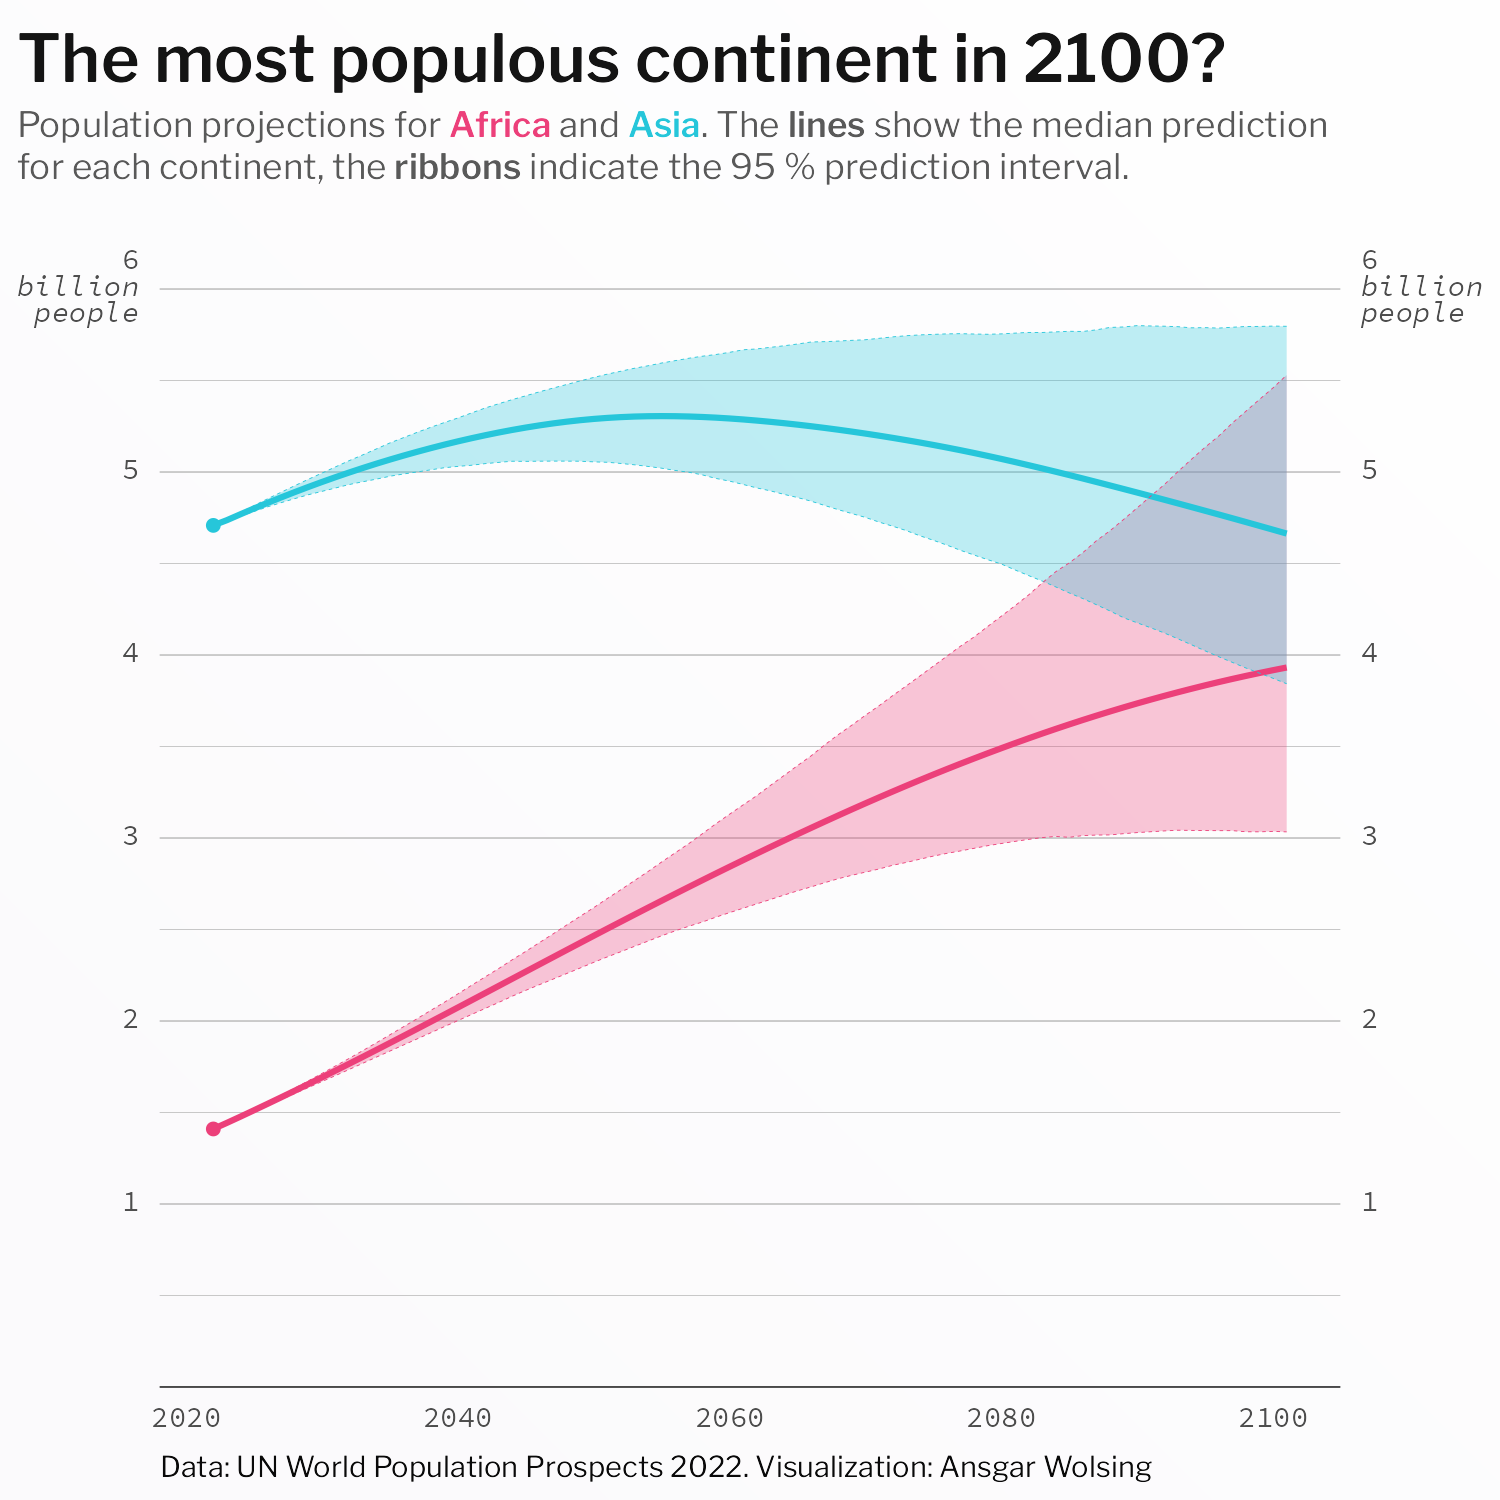

Recreate this plot in R.
library(tidyverse)
library(ggtext)
library(here)

base_path <- here("2024", "25")

#' Source: UN, World Population Prospects
#' Download file from https://population.un.org/wpp/Download/Standard/CSV/
#' Descriptions of the projection variants: 
#' https://population.un.org/wpp/DefinitionOfProjectionScenarios/
url <- "https://population.un.org/wpp/Download/Files/1_Indicators%20(Standard)/CSV_FILES/WPP2022_Demographic_Indicators_OtherVariants.zip"
local_zipfile <- here(base_path, "WPP2022_Demographic_Indicators_OtherVariants.zip")
local_file <- gsub("\\.zip", ".csv", local_zipfile)
download.file(url, local_zipfile, mode = "wb")
unzip(local_zipfile, exdir = base_path)
list.files(base_path)

df <- read_csv(local_file)

table(df$LocTypeName)
unique(df$Variant)

df_prep <- df |> 
  filter(LocTypeName == "Geographic region") |> 
  # Select first and latest year
  filter(Time == min(Time) | Time == max(Time)) |> 
  select(Time, Location, Variant, population = TPopulation1Jan)


# Example for variants for Africa
df_prep |> 
  filter(Location == "Africa", Time == max(Time)) |> 
  arrange(population)
  

selected_variants <- c("Median PI", "Upper 95 PI", "Lower 95 PI")

df_prep |> 
  filter(Variant %in% selected_variants) |> 
  # filter(Variant == "Median PI") |> 
  ggplot(aes(factor(Time), population, group = paste(Variant, Location))) +
  geom_line(aes(color = Location))



# Custom theme
colors <- c("#FBFAFC", "#FFFFFF")
gradient_fill <- grid::linearGradient(colors, group = FALSE)
theme_set(
  theme_minimal(base_family = "Libre Franklin") +
    theme(
      plot.background = element_rect(color = gradient_fill, fill = gradient_fill),
      text = element_text(color = "#090909"),
      axis.title = element_text(size = 8),
      axis.text = element_markdown(family = "Source Code Pro", size = 7),
      # axis.text.y = element_blank(),
      axis.line.x = element_line(linewidth = 0.15),
      plot.title = element_markdown(
        color = "grey8", lineheight = 1.2,
        family = "Libre Franklin SemiBold", hjust = 0, size = 16,
        margin = margin(t = 4, b = 4)),
      plot.title.position = "plot",
      plot.subtitle = element_textbox(
        hjust = 0, color = "grey35", size = 8.5, width = 0.9, lineheight = 1.2,
        margin = margin(b = 8)),
      plot.caption = element_markdown(
        hjust = 0, lineheight = 1.1, size = 7),
      plot.margin = margin(rep(4, 4)),
      legend.position = "bottom",
      legend.text = element_text(size = 7),
      legend.key.height = unit(6, "mm"),
      legend.key.width = unit(10, "mm"),
      legend.box.spacing = unit(0, "mm"),
      legend.margin = margin(0),
      panel.grid.major.x = element_blank(),
      panel.grid.minor.x = element_blank(),
      panel.grid.major.y = element_line(color = "grey70", linewidth = 0.15),
      panel.grid.minor.y = element_line(color = "grey70", linewidth = 0.08),
      strip.text = element_markdown(
        family = "Libre Franklin SemiBold", size = 10,
        margin = margin(t = 4, b = 1))
    ) 
)


# Prepare dataset for polygons / triangles
df_polygons <- df_prep |> 
  filter(Variant %in% selected_variants) |> 
  filter(
    Time == min(Time) & Variant == "Median PI" | 
    Time == max(Time) & Variant %in% c("Lower 95 PI", "Upper 95 PI"),
    .by = Location
  ) |> 
  select(Location, Time, population)

df_prep |> 
  filter(Variant %in% selected_variants) |> 
  ggplot(aes(factor(Time), population, group = paste(Variant, Location))) +
  geom_polygon(
    data = df_polygons,
    aes(factor(Time), population, fill = Location, group = Location),
    inherit.aes = FALSE, alpha = 0.3
  ) +
  # Line for the median
  geom_line(
    data = ~subset(., Variant == "Median PI"),
    aes(color = Location),
    linewidth = 0.7) +
  # Line for the 95 % interval
  geom_line(
    aes(color = Location),
    linewidth = 0.1, linetype = "dashed") +
  scale_x_discrete(expand = expansion(add = c(0.1, 0.1))) +
  scale_y_continuous(
    # labels = scales::number_format(scale_cut = scales::cut_short_scale(), scale = 1000),
    labels = function(x) {
      x <- x / 1e6
      ifelse(x == max(x), paste(x, "<i>billion<br>people</i>", sep = "<br>"), x)
      },
    sec.axis = dup_axis()) +
  scale_color_manual(
    values = c("#EC407A", "#26C6DA", "#AB47BC", "#5C6BC0", "#26A69A", "#FFA726"),
    aesthetics = c("color", "fill")
  ) +
  labs(
    title = ""
  )


# Line chart with ribbons for Africa and Asia only
df |> 
  filter(LocTypeName == "Geographic region", 
         Location %in% c("Asia", "Africa"),
         Variant %in% selected_variants) |> 
  select(Time, Location, Variant, population = TPopulation1Jan) |> 
  pivot_wider(id_cols = c(Time, Location), 
              names_from = "Variant", values_from = population,
              names_repair = janitor::make_clean_names) |>
  ggplot(aes(time)) +
  geom_ribbon(
    aes(ymin = lower_95_pi, ymax = upper_95_pi, fill = location),
    alpha = 0.3
  ) +
  # Line for the median
  geom_line(
    aes(y = median_pi, color = location),
    linewidth = 0.7) +
  # Lines for the 95 % interval
  geom_line(
    aes(y = lower_95_pi, color = location),
    linewidth = 0.1, linetype = "dashed") +
  geom_line(
    aes(y = upper_95_pi, color = location),
    linewidth = 0.1, linetype = "dashed") +
  geom_point(
    data = ~subset(., time == min(time)),
    aes(y = median_pi, color = location),
    size = 1
  ) +
  # scale_x_continuous() +
  scale_y_continuous(
    limits = c(0, NA),
    breaks = seq(1, 6, 1) * 1e6,
    expand = expansion(mult = c(0, 0.1)),
    labels = function(x) {
      x <- x / 1e6
      ifelse(x == max(x), paste(x, "<i>billion<br>people</i>", sep = "<br>"), x)
    },
    sec.axis = dup_axis()) +
  scale_color_manual(
    values = c("#EC407A", "#26C6DA"),
    aesthetics = c("color", "fill")
  ) +
  guides(color = "none", fill = "none") +
  labs(
    title = "The most populous continent in 2100?",
    subtitle = "Population projections for
    <span style='font-family:\"Libre Franklin SemiBold\";color:#EC407A'>Africa</span>
    and <span style='font-family:\"Libre Franklin SemiBold\";color:#26C6DA'>Asia</span>.
    The <span style='font-family:\"Libre Franklin SemiBold\"'>lines</span> 
    show the median prediction for each continent, the
    <span style='font-family:\"Libre Franklin SemiBold\"'>ribbons</span> indicate the 
    95 % prediction interval.",
    caption = "Data: UN World Population Prospects 2022. 
    Visualization: Ansgar Wolsing",
    x = NULL, y = NULL
  ) 
ggsave(here(base_path, "25-global-change.png"), width = 5, height = 5)
  